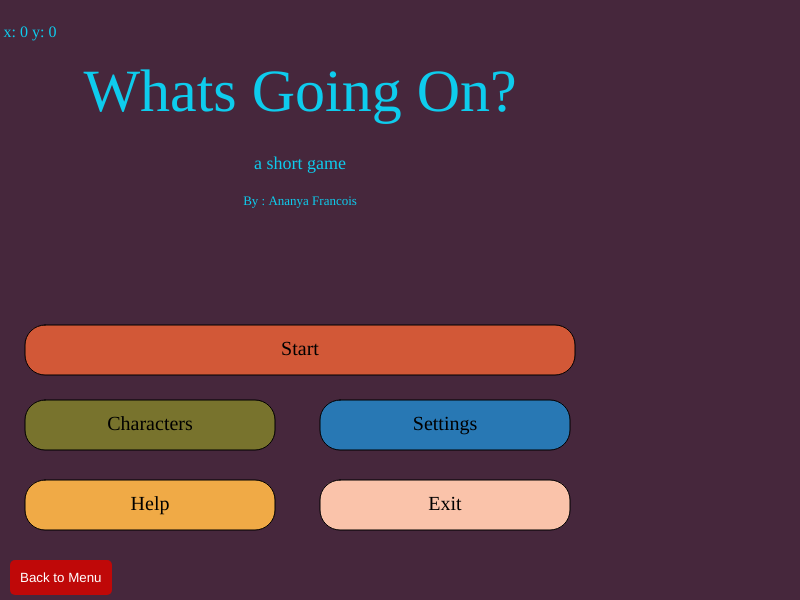
Frame 1 (no input)
Frame 60 (no input): identical to frame 1, image omitted
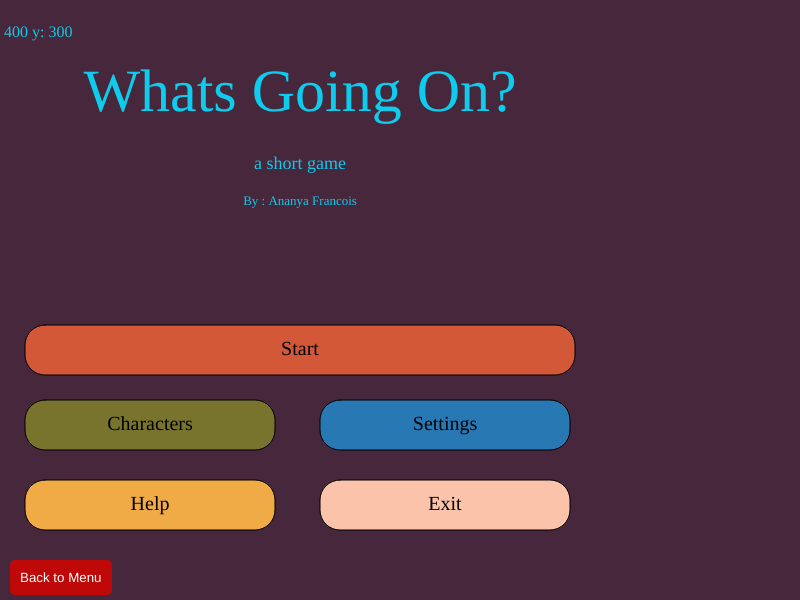
Frame 120 (the mouse pressed at the canvas centre since frame 60)

The p5.js sketch that drew these frames (run headless with seeded random() and noise() and a simulated clock; from frame 60 on, the mouse is pressed at the canvas centre):

// p5.js sketch
// ── sketch.js
let state = "menu";
let button5;
let scene = 1;
//scene 3 a & b buttons
let button, northButton, southButton;
//the two colors
let startColor, endColor;
//lerp is the feature that helps the background fade between two colors rather than randomly
let lerpAmount = 0;
let increasing = true;

function setup() {
    createCanvas(800, 600);

    button5 = createButton('Back to Menu');
    button5.position(10, height - 40); // Position the button in the bottom left corner
    button5.style('background-color', 'rgb(191,8,8)');
    button5.style('color', 'white');
    button5.style('border', 'none');
    button5.style('padding', '10px');
    button5.style('border-radius', '5px');
    button5.mousePressed(() => {
        // Switch back to the menu screen when clicked
        state = "menu";
        button.hide();
        northButton.hide();
        southButton.hide();
    });

    textFont('Century Schoolbook');

    // Define colors for background fade
    startColor = color(102, 0, 102);
    endColor = color(0, 255, 255);

    // Create the button for scene transition in game screen
    button = createButton('Continue');
    button.position(725, 450);
    button.mousePressed(() => {
        // Change to second scene when clicked
        scene = 2;
        // Hiding the button when in Scene 2
        button.hide();
    });
    button.hide();

    // Create North and South buttons for Scene 2
    northButton = createButton('North');
    northButton.position(675, 130);
    northButton.mousePressed(() => {
        // Change to north scene when clicked
        state = "northScene";
        northButton.hide();
        southButton.hide();
    });
    northButton.hide();

    southButton = createButton('South');
    southButton.position(675, 425);
    southButton.mousePressed(() => {
        // Change to south scene when clicked
        state = "southScene";
        northButton.hide();
        southButton.hide();
    });
    southButton.hide();
}

// Call the relevant scene functions in draw method
function draw() {
          if (state === "menu") {
        menuScreen();
    } else if (state === "game") {
        gameScreen();
    } else if (state === "characters") {
        charactersScreen();
    } else if (state === "settings") {
        settingsScreen();
    } else if (state === "help") {
        helpScreen();
    } else if (state === "exit") {
        exitScreen();
    } else if (state === "northScene") {
        northScene();
    } else if (state === "southScene") {
        southScene();
    } else if (state === "lake") {
        lakeScene();
    } else if (state === "beach") {
        beachScene();
    } else if (state === "openfield") {
        openField();
    } else if (state === "swamp") {
        swampScene();
    }
}

function menuScreen() {
    background(70, 39, 60);

    fill(210, 88, 55);
    rect(25, 325, 550, 50, 20); // Start button
    fill(120, 115, 45);
    rect(25, 400, 250, 50, 20); // Characters button
    fill(40, 120, 180);
    rect(320, 400, 250, 50, 20); // Settings button
    fill(240, 170, 70);
    rect(25, 480, 250, 50, 20); // Help button
    fill(250, 195, 170);
    rect(320, 480, 250, 50, 20); // Exit button

    fill(0);
    textSize(20);
    textAlign(CENTER, CENTER);
    text("Start", 300, 350);
    text("Characters", 150, 425);
    text("Settings", 445, 425);
    text("Help", 150, 505);
    text("Exit", 445, 505);

    //title
    fill(14, 204, 237);
    textSize(60);
    textAlign(CENTER, TOP);
    text('Whats Going On?', 300, 65);

    //description
    textSize(18);
    text('a short game', 300, 155);

    //creators name, aka me
    textSize(13);
    text('By : Ananya Francois', 300, 195);

    //mouse location, for some reason it wont stay tho...
    textSize(16);
    text(`x: ${mouseX} y: ${mouseY}`, 30, 25);
}

function gameScreen() {
    if (scene === 1) {
        sceneOne();
        button.show();
    } else if (scene === 2) {
        sceneTwo();
        northButton.show();
        southButton.show();
    }
}

function sceneOne() {
      // Background fade logic for Scene 1
   let bgColor = lerpColor(startColor, endColor, lerpAmount);
   background(bgColor);
  
    // Title: "Find Button to Continue" 
  fill(255, 255, 0);
  textSize(32);
  textAlign(CENTER, TOP);
  textStyle(BOLDITALIC);
  text("Find Button to Continue!", width / 2 - 20, 20);
   
   // The scene 1 elements
   fill(64, 64, 64);
   rect(0, 500, 800, 800);
 
   fill(255, 204, 0);
   rect(15, 535, 105, 40);
   rect(145, 535, 130, 40);
   rect(300, 535, 150, 40);
   rect(480, 535, 175, 40);
   rect(680, 535, 190, 40);
 
   let moonColor = mouseIsPressed ? color(255, 210, 24) : color(178, 178, 176);
   fill(moonColor);
   circle(65, 65, 100);
 
   fill(245, 29, 29);
   rect(450, 405, 165, 108);
 
   fill(90, 231, 253);
   rect(470, 415, 55, 55);
   rect(545, 415, 55, 55);
 
   fill(128, 128, 128);
   circle(480, 505, 55);
   circle(585, 505, 55);

}

function sceneTwo() {
      background(51, 40, 102);
   strokeWeight(0);
   //street ground
   fill(112, 128, 144);
   rect(350, 75, 450, 150, 10);
   rect(350, 350, 450, 150, 10);
   rect(200, 200, 300, 200, 10);
   rect(0, 250, 300, 100);
  
   //street paint
   fill(255, 204, 0);
   rect(15, 290, 60, 20);
   rect(100, 290, 60, 20);
   rect(200, 290, 60, 20);
   rect(300, 290, 60, 20);
   rect(420, 200, 20, 60);
   rect(420, 340, 20, 60);
   rect(550, 140, 60, 20);
   rect(550, 415, 60, 20);
   rect(420, 290, 20, 20);
   rect(450, 415, 60, 20);
   rect(450, 140, 60, 20);

}

function northScene() {
    background(0, 102, 102);
    fill(29, 21, 37);
    rect(0, 250, 125, 600);
    rect(110, 200, 85, 600);
    rect(190, 160, 85, 600);
    rect(275, 85, 85, 600);
    rect(360, 130, 85, 600);
    rect(445, 290, 85, 600);
    rect(515, 160, 125, 600);

    // Button to transition to Beach scene
    let beachButton = createButton('Go to Beach');
    beachButton.position(315, 400);
    beachButton.mousePressed(() => {
        state = "beach";
        beachButton.hide();
    });
    beachButton.show();

    fill(255, 255, 0);
    textSize(38);
    textFont('Courier New');
    text('YOU’VE MADE IT TO THE CITY!', 315, 325);
}

function southScene() {
    background(153, 0, 0);
    fill(255);
    textSize(64);
    textAlign(CENTER, TOP);
    text("Where in the South", width / 2.5, 50);

    // Button to go to the Swamp scene
    let swampButton = createButton('Go to Swamp');
    swampButton.position(30, 300);
    swampButton.mousePressed(() => {
        state = "swamp";
        swampButton.hide();
    });
    swampButton.show();

    // Button to go to the Lake scene
    let lakeButton = createButton('Go to Lake');
    lakeButton.position(250, 300);
    lakeButton.mousePressed(() => {
        state = "lake";
        lakeButton.hide();
    });
    lakeButton.show();

    // Button to go to the Open-Field scene
    let openFieldButton = createButton('Go to Open-Field');
    openFieldButton.position(450, 300);
    openFieldButton.mousePressed(() => {
        state = "openfield";
        openFieldButton.hide();
    });
    openFieldButton.show();
}

function lakeScene() {
  background(155, 255, 255)
  fill(102,0, 102);
  textSize(32);
  textAlign(CENTER, TOP);
  textStyle(BOLDITALIC);
  text("Its Lake Michigan", width / 2 - 1, 25);
   
  //sand and water
   fill(0,0,255)
   rect(0, 380, 800, 225) // water
   
   fill (0)
   rect(5, 450, 35, 60)
   rect(125, 450, 35, 60)
   rect(175, 450, 35, 60)
   rect(225, 450, 35, 60)
   rect(75, 450, 35, 60)
   rect(275, 450, 35, 60)
   rect(325, 450, 35, 60)
   rect(375, 450, 35, 60)
   rect(425, 450, 35, 60)
   rect(475, 450, 35, 60) 
   rect(525, 450, 35, 60)
   rect(575, 450, 35, 60)
   rect(625, 450, 35, 60)
   rect(675, 450, 35, 60)
   rect(725, 450, 35, 60)
   rect(775, 450, 35, 60)
   rect(825, 450, 35, 60)
   rect(875, 450, 35, 60)
   rect(0, 420, 800, 30) //bar
 
   fill(64, 64, 64);
   rect(0, 500, 800, 800);
 
   fill(255, 204, 0);
   rect(15, 535, 105, 40);
   rect(145, 535, 130, 40);
   rect(300, 535, 150, 40);
   rect(480, 535, 175, 40);
   rect(680, 535, 190, 40);
 
   //car
   fill(255,255, 102);
   circle(65, 65, 100);
 
   fill(245, 29, 29);
   rect(450, 405, 165, 108);
 
   fill(90, 231, 253);
   rect(470, 415, 55, 55);
   rect(545, 415, 55, 55);
 
   fill(128, 128, 128);
   circle(480, 505, 55);
   circle(585, 505, 55);
  
  //hide buttons
}

function beachScene() {
  background(155, 255, 255);

  fill(0, 204, 102);
  textSize(32);
  textAlign(CENTER, TOP);
  textStyle(BOLDITALIC);
  text("The Water!!", width / 2 - 1, 25);

  // Sand and water
  fill(0, 0, 255);
  rect(0, 380, 800, 225);
  fill(255, 204, 153);
  rect(0, 450, 800, 65);
  
  fill(64, 64, 64);
  rect(0, 500, 800, 800);

  fill(255, 204, 0);
  rect(15, 535, 105, 40);
  rect(145, 535, 130, 40);
  rect(300, 535, 150, 40);
  rect(480, 535, 175, 40);
  rect(680, 535, 190, 40);

  // Car
  fill(255, 255, 102);
  circle(65, 65, 100);

  fill(245, 29, 29);
  rect(450, 405, 165, 108);

  fill(90, 231, 253);
  rect(470, 415, 55, 55);
  rect(545, 415, 55, 55);

  fill(128, 128, 128);
  circle(480, 505, 55);
  circle(585, 505, 55);

}

function openField () {
background(51,153,255);
   
   //field
  fill(255,0, 1);
  textSize(32);
  textAlign(CENTER, TOP);
  textStyle(BOLDITALIC);
  text("So Peaceful", width / 2 - 1, 25);
   
  
   fill(17,158,26)
   rect(0, 380, 800, 225) // field
   
   noStroke (0)
   fill(107, 69, 31);
   rect(0, 500, 800, 800);
 
   //sun
   fill(255,255, 10);
   circle(65, 65, 100);
 
   //car
   fill(245, 29, 29);
   rect(450, 405, 165, 108);
 
   fill(90, 231, 253);
   rect(470, 415, 55, 55);
   rect(545, 415, 55, 55);
 
   fill(128, 128, 128);
   circle(480, 505, 55);
   circle(585, 505, 55);
   
   //flowers
     // Petals
  fill(249,114,138);
  noStroke();
  circle(300 + 20, 450, 16);
  circle(300 - 20, 450, 16);
  circle(300, 450 + 20, 16);
  circle(300, 450 - 20, 16);
  circle(300 + 14, 450 + 14, 16);
  circle(300 - 14, 450 + 14, 16);
  circle(300 + 14, 450 - 14, 16);
  circle(300 - 14, 450 - 14, 16);

  // Center
  fill('yellow');
  circle(300, 450, 25);
   
   //repeat bout 5 times
   // Petals
  fill(255,102,178);
  noStroke();
  circle(125 + 20, 450, 16);
  circle(125 - 20, 450, 16);
  circle(125, 450 + 20, 16);
  circle(125, 450 - 20, 16);
  circle(125 + 14, 450 + 14, 16);
  circle(125 - 14, 450 + 14, 16);
  circle(125 + 14, 450 - 14, 16);
  circle(125 - 14, 450 - 14, 16);

  // Center
  fill('yellow');
  circle(125, 450, 25);
   
    // Petals
  fill(255,0,255);
  noStroke();
  circle(700 + 20, 450, 16);
  circle(700 - 20, 450, 16);
  circle(700, 450 + 20, 16);
  circle(700, 450 - 20, 16);
  circle(700 + 14, 450 + 14, 16);
  circle(700 - 14, 450 + 14, 16);
  circle(700 + 14, 450 - 14, 16);
  circle(700 - 14, 450 - 14, 16);

  // Center
  fill('yellow');
  circle(700, 450, 25);
}

function swampScene() {
      background(255,153,51);
  
  fill(255,255, 1);
  textSize(32);
  textAlign(CENTER, TOP);
  textStyle(BOLDITALIC);
  text("ew Dirty Water!!", width / 2 - 1, 25);
   
  //sand and water
   fill(0,154,153)
   rect(0, 380, 800, 225) // swamp water
   fill(51,102,0)
   ellipse(0, 500, 800, 65) //algi
   
   fill(64, 64, 64);
   rect(0, 500, 800, 800);
 
   fill(255, 204, 0);
   rect(15, 535, 105, 40);
   rect(145, 535, 130, 40);
   rect(300, 535, 150, 40);
   rect(480, 535, 175, 40);
   rect(680, 535, 190, 40);
 
   //sun
   fill(255,255, 153);
   circle(65, 65, 100);
 
   //car
   fill(245, 29, 29);
   rect(450, 405, 165, 108);
 
   fill(90, 231, 253);
   rect(470, 415, 55, 55);
   rect(545, 415, 55, 55);
 
   fill(128, 128, 128);
   circle(480, 505, 55);
   circle(585, 505, 55);

  //hide buttons
}

function charactersScreen() {
  background(102, 0, 51);
  
  // Title: "Choose Your Character" 
 fill(255, 0, 255);
 textSize(32);
 textAlign(CENTER, TOP);
 textStyle(BOLDITALIC);
 text("Choose Your Character", width / 2 - 200, 20);  

 // "Your Closet" Title (Smaller, top right)
 fill(255, 0, 127);
 textSize(18);  
 textStyle(BOLD);
 textAlign(RIGHT, TOP);
 text("Your Closet", width - 275, 20);  

 // "BUY!!" Title
 fill(153, 0, 153)
 textSize(20);
 textAlign(CENTER, BOTTOM);
 text("BUY!!", width / 2.5, 280);  
 
  //you, car color
  fill (255,0,0)
  strokeWeight(1.5)
  circle(180, 150, 175)
 
  //create difference in the piece so its not all flat
  strokeWeight(0)
  fill(204, 0, 102)
  rect(0, 280, 800, 300)
 
 // Closet rectangle
 strokeWeight(1.5);
 fill(142, 52, 6);
 rect(430, 55, 100, 190);
 
 // Wardrobe Colors (Circles)
 fill(0, 0, 255);
 circle(480, 200, 75);  // Blue
 fill(0, 255, 0);
 circle(480, 100, 75);  // Green

 // Color Options Below (Circles)
 fill(255, 128, 0);
 circle(100, 315, 25);  // Orange
 fill(102, 204, 0);
 circle(100, 360, 25);  // Light Green
 fill(0, 204, 204);
 circle(100, 405, 25);  // Cyan
 
 fill(255, 153, 51);
 circle(200, 315, 25);  // Orange-ish
 fill(128, 255, 0);
 circle(200, 360, 25);  // Light Green
 fill(0, 255, 255);
 circle(200, 405, 25);  // Aqua
 
 fill(255, 178, 102);
 circle(300, 315, 25);  // Peach
 fill(153, 255, 51);
 circle(300, 360, 25);  // Light Yellow-Green
 fill(255, 204, 153);
 circle(400, 405, 25);  // Light Peach
 
 fill(178, 255, 102);
 circle(400, 315, 25);  // Pale Green
 fill(102, 255, 255);
 circle(400, 405, 25);  // Light Cyan
 
 fill(51, 255, 255);
 circle(300, 405, 25);  // Light Blue
 fill(153, 255, 255);
 circle(200, 405, 25);  // Soft Cyan
 
 // Extra orange, green circles
 fill(255, 299, 204);
 circle(400, 315, 25);  // Extra Orange
 
 fill(204, 255, 153);
 circle(400, 360, 25);  // Extra Light Green
 
 // Extra code line on part 500
 fill(204, 255, 153);
 circle(500, 315, 25);  // Extra Green
 fill(204, 255, 153);
 circle(500, 360, 25);  // Extra Green
 fill(255, 255, 155);
 circle(500, 405, 25);  // Extra Yellow
}

function settingsScreen() {
  background(255,105,180); //i tried adding image but i need to claim it first. 
  //hierarchy 
  fill(255, 204, 229)
  strokeWeight(1.5)
  rect(385, 280, 130, 35, 20)
  
     fill(255, 204, 229)
  strokeWeight(1.5)
  rect(390, 145, 130, 35, 20)
  
   fill(139,69,19);
   textSize(32);
   textAlign(CENTER, CENTER);
   text("Music ON/OFF", width / 2, height / 2);
  
   //theme feature
fill(139,69,19);
   textSize(32);
   textAlign(TOP, TOP);
   text("Theme ON/OFF", width / 2, height / 4);
}

function helpScreen() {
  background(9, 84, 84);
  
  fill('deeppink');
  textSize(16);
  textAlign(CENTER, TOP);
  textStyle(BOLDITALIC);

  // Define the text content for each section
  let textContent = "I love life simulation games, they are like a escape where you have control of your paths and where you go and HOW you experience the game. I had my midterm and polished up the concept with better color schemes and added a second part";
  let textContent1 = "I kept attempting to copy the scenes i wanted to add before in proper hierarchy but it became tiring as some codes stopped working. I decided the best bet was to make a second part and flashbacks to the scenes i wanted to add. A lot of adding and over coming.";
  let textContent2 = "The idea is to travel through an unknown nation that leads you to various places that have challenges. Inspiration from Bandersnatch and choose your own adventures Each scene in theory will be art and puzzles to the next scene. Emphasizing the minimal choice yet personalization aspect";

  // Using textWrap to ensure the text fits within the canvas width
  textWrap(WORD);

  // Set the margins
  let margin = 45;
  let margin1 = 155;
  let margin2 = 285;

  let textWidthConstraint = width - 2 * margin;
  let textHeightConstraint = height - 2 * margin;

  // Display the section titles and their respective content
  // "Why?" section
  text("Why?", width / 2, margin);
  text(textContent, margin, margin + 30, textWidthConstraint, textHeightConstraint / 3);

  // "How?" section
  text("How?", width / 2, margin1);
  text(textContent1, margin, margin1 + 30, textWidthConstraint, textHeightConstraint / 3);

  // "Goal?" section
  text("Goal?", width / 2, margin2);
  text(textContent2, margin, margin2 + 30, textWidthConstraint, textHeightConstraint / 3);
 }

function exitScreen() {
    background(0);
    fill(255, 0, 0);
    textSize(80);
    textAlign(CENTER, CENTER);
    text("THE END", width / 2, height / 2);
}

// Mouse drag to control the background fade transition
function mouseDragged() {
    if (increasing) {
        lerpAmount += 0.02;
        if (lerpAmount >= 1) {
            lerpAmount = 1;
            increasing = false;
        }
    } else {
        lerpAmount -= 0.02;
        if (lerpAmount <= 0) {
            lerpAmount = 0;
            increasing = true;
        }
    }
}

function mousePressed() {
    if (state === "menu") {
        if (mouseX > 25 && mouseX < 575 && mouseY > 325 && mouseY < 375) {
            state = "game";
        } else if (mouseX > 25 && mouseX < 275 && mouseY > 400 && mouseY < 450) {
            state = "characters";
        } else if (mouseX > 320 && mouseX < 570 && mouseY > 400 && mouseY < 450) {
            state = "settings";
        } else if (mouseX > 25 && mouseX < 275 && mouseY > 480 && mouseY < 530) {
            state = "help";
        } else if (mouseX > 320 && mouseX < 570 && mouseY > 480 && mouseY < 530) {
            state = "exit";
        }
    }
}
